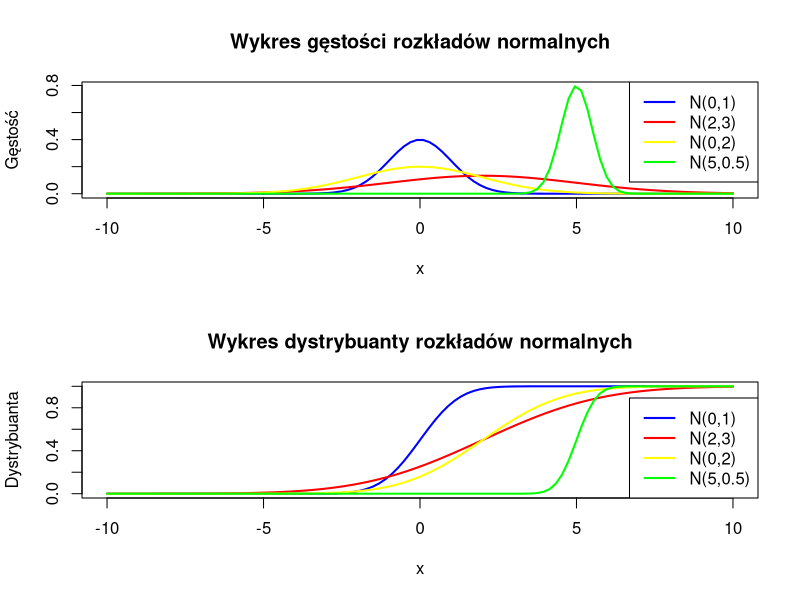
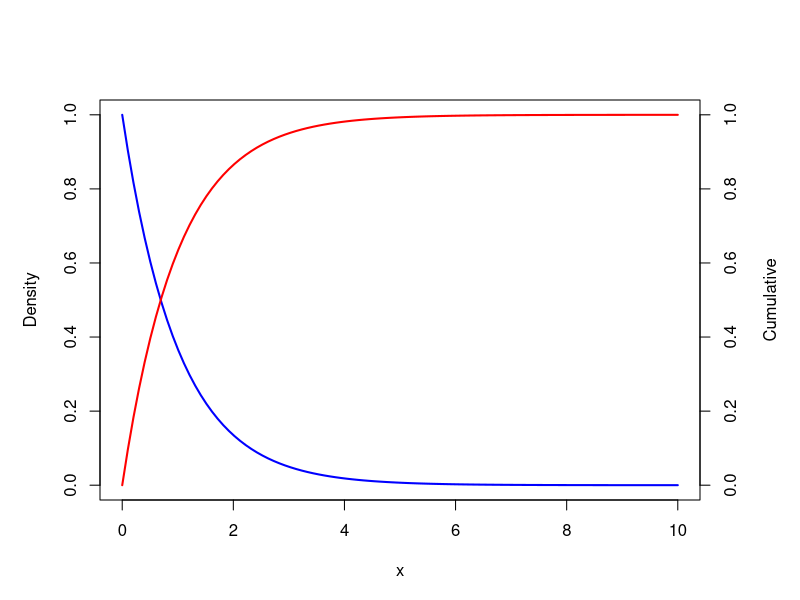
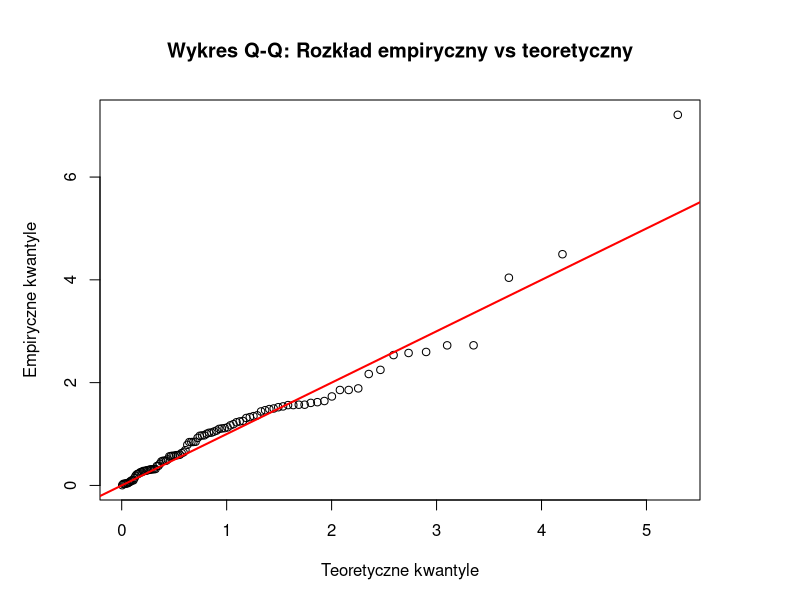
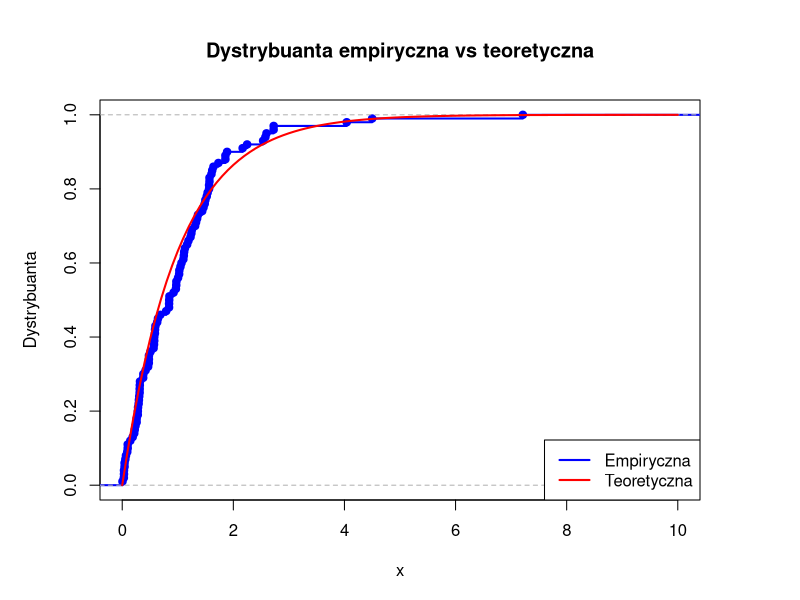

Here is the R script that generated these plots, in order:
# ZADANIE 1

# Przywrócenie ustawień do domyślnych
par(mfrow = c(1, 1))

# Ustawienie zakresu wartości x
x <- seq(-10, 10, length.out = 100)

# Obliczenie gęstości i dystrybuanty dla N(0,1)
density1 <- dnorm(x, mean = 0, sd = 1)
cumulative1 <- pnorm(x, mean = 0, sd = 1)

# Obliczenie gęstości i dystrybuanty dla N(2,3)
density2 <- dnorm(x, mean = 2, sd = 3)
cumulative2 <- pnorm(x, mean = 2, sd = 3)

# Obliczenie gęstości i dystrybuanty dla N(0,2)
density3 <- dnorm(x, mean = 0, sd = 2)
cumulative3<- pnorm(x, mean = 2, sd = 2)

# Obliczenie gęstości i dystrybuanty dla N(5,0.5)
density4 <- dnorm(x, mean = 5, sd = 0.5)
cumulative4 <- pnorm(x, mean = 5, sd = 0.5)

# Rysowanie wykresów
par(mfrow = c(2, 1))  # Ustawienie dwóch wykresów w kolumnie

# Wykres gęstości
plot(x, density1, type = "l", col = "blue", lwd = 2,
     main = "Wykres gęstości rozkładów normalnych",
     xlab = "x", ylab = "Gęstość", ylim = c(0, max(density1, density2, density3, density4)))
lines(x, density2, col = "red", lwd = 2)
lines(x, density3, col = "yellow", lwd = 2)
lines(x, density4, col = "green", lwd = 2)
legend("topright", legend = c("N(0,1)", "N(2,3)", "N(0,2)", "N(5,0.5)"), col = c("blue", "red", "yellow", "green"), lwd = 2)

# Wykres dystrybuanty
plot(x, cumulative1, type = "l", col = "blue", lwd = 2,
     main = "Wykres dystrybuanty rozkładów normalnych",
     xlab = "x", ylab = "Dystrybuanta", ylim = c(0, 1))
lines(x, cumulative2, col = "red", lwd = 2)
lines(x, cumulative3, col = "yellow", lwd = 2)
lines(x, cumulative4, col = "green", lwd = 2)
legend("bottomright", legend = c("N(0,1)", "N(2,3)", "N(0,2)", "N(5,0.5)"), col = c("blue", "red", "yellow", "green"), lwd = 2)

# Przywrócenie ustawień do domyślnych
par(mfrow = c(1, 1))

# -----------------------------------------------------------------------------

# ZADANIE 2

par(mar=c(5, 5, 5, 5))
x <- seq(0, 10, length.out = 100)
density_exp <- dexp(x)
cumulative_exp <- pexp(x)
plot(x, density_exp, type = 'l', lwd = 2, col = "blue", ylab = "Density")
lines(x, cumulative_exp, lwd = 2, col = "red")
axis(side=4)
mtext("Cumulative", side = 4, line = 3)

# -----------------------------------------------------------------------------

# ZADANIE 3

# Ustalmy parametry
set.seed(123)  # Dla reprodukowalności
lambda <- 1   # Parametr rozkładu wykładniczego

# Wylosowanie 100 liczb z rozkładu wykładniczego
sample_data <- rexp(100, rate=lambda)

# a) Porównanie za pomocą kwantyli (Q-Q plot)
qqplot(qexp(ppoints(100), rate=lambda), sample_data,
       main="Wykres Q-Q: Rozkład empiryczny vs teoretyczny",
       xlab="Teoretyczne kwantyle", ylab="Empiryczne kwantyle")
abline(0, 1, col="red", lwd=2)  # Linie odniesienia

# b) Porównanie dystrybuanty (empirycznej i teoretycznej)
# Wykres dystrybuanty empirycznej
plot(ecdf(sample_data), col="blue", lwd=2, main="Dystrybuanta empiryczna vs teoretyczna", 
     xlab="x", ylab="Dystrybuanta", xlim=c(0, 10))

# Dodanie teoretycznej dystrybuanty
curve(pexp(x, rate=lambda), col="red", lwd=2, add=TRUE)

# Legenda do wykresu
legend("bottomright", legend=c("Empiryczna", "Teoretyczna"),
       col=c("blue", "red"), lwd=2)



